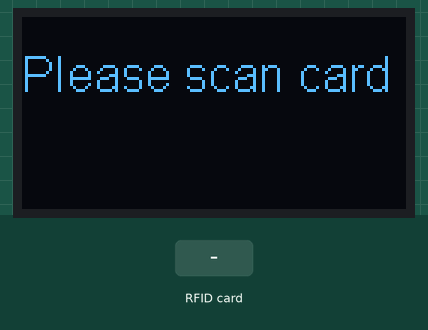
Recording of a program running on a simulated ESP8266 (NodeMCU). Parts: 128×64 one-colour display. Inputs (shaded band) come from the test bench. WiFi joins after 1.5 s; servers stay silent unless stated; network time is answered at once with the bench clock; the local clock reads 2024-03-15 10:24:30 at power-on unless the program sets it; the Firebase database answers and starts empty; what the program prints to the serial monitor is not drawn.

Above: at 3.2 s.
3.3 s: RFID card 5E 7A 19 C4 held to the reader
At 3.55 s:
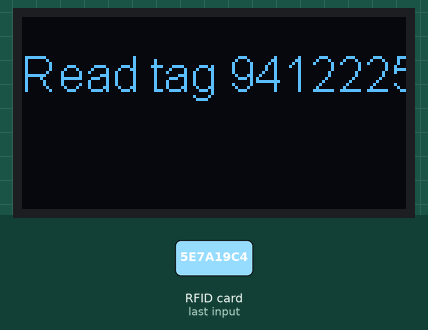
At 4.8 s:
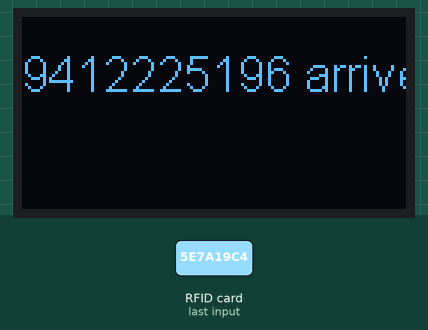
6.3 s: RFID card 5E 7A 19 C4 held to the reader
At 7.4 s:
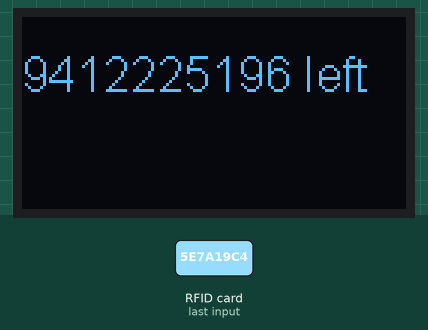
Timing chart, 0 to 9.3 s (numbered marks = the images above; inputs shaded):
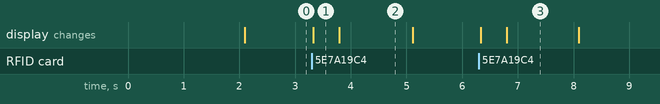

Measured:
- after the input at 3.3 s, the display: changes at once (image 1)
- after the input at 6.3 s, the display: first changes at once (image 3 shows a later state)
- what the display in image 1 shows lasts 0.5 s, from 3.3 s to 3.8 s
- what the display in image 2 shows lasts 1.3 s, from 3.8 s to 5.1 s

The program:

main.cpp
```cpp
// -- Arduino and std libraries
#include <Arduino.h>

// I2C
#include <Wire.h>
#include <SPI.h>
#include <addons/TokenHelper.h>
#include <addons/RTDBHelper.h>
// -- Hardware specific libraries
// Wifi
#include <NTPClient.h>
#include <DNSServer.h>
#include <ESP8266WiFi.h>
#include <MFRC522.h>
#include <WiFiManager.h>
#include "SSD1306Wire.h"
#include <Firebase.h>

constexpr uint8_t RST_PIN = D3;     // Configurable, see typical pin layout above
constexpr uint8_t SS_PIN = D4;     // Configurable, see typical pin layout above
MFRC522 rfid(SS_PIN, RST_PIN); // Instance of the class
MFRC522::MIFARE_Key key;
String tag;

/* 2. Define the API Key */
#define API_KEY "plsset"

/* 3. Define the RTDB URL */
#define DATABASE_URL "plsset"

/* 4. Define the user Email and password that alreadey registerd or added in your project */
#define USER_EMAIL "plsset"
#define USER_PASSWORD "plsset"


WiFiUDP ntpUDP;
NTPClient timeClient(ntpUDP);

// Define Firebase Data object
FirebaseData fbdo;
FirebaseAuth auth;
FirebaseConfig config;

bool taskCompleted = false;

// put function declarations here:
void init_bus_systems();
void init_ssd1306();
void initWiFi();
void print_ssd1306(const char* msg);
void print_ssd1306(String msg);
void handleRFID();
bool update_user_presence();
bool add_time_record(bool presence);

// -- WIFI
#define WIFI_SSID "plsset"
#define WIFI_KEY  "plsset"
// #define BUZZER_PIN D0

/*
 * -- GLOBAL VARS --
 */
WiFiClient espClient;
bool buttonArrivePressed = false;
bool buttonLeavePressed = false;

SSD1306Wire display(0x3c, SDA, SCL);

void setup() {
  // UART and I2C
  init_bus_systems();
  SPI.begin();

  init_ssd1306();
  Serial.println("initializing ..");
  print_ssd1306("initializing ..");

  // pinMode(BUZZER_PIN, OUTPUT);

  // Init MFRC522
  rfid.PCD_Init();

  initWiFi();
  timeClient.begin();

  Serial.printf("Firebase Client v%s\n\n", FIREBASE_CLIENT_VERSION);

  config.api_key = API_KEY;
  auth.user.email = USER_EMAIL;
  auth.user.password = USER_PASSWORD;

  /* Assign the RTDB URL (required) */
  config.database_url = DATABASE_URL;

  /* Assign the callback function for the long running token generation task */
  config.token_status_callback = tokenStatusCallback; // see addons/TokenHelper.h

  // Comment or pass false value when WiFi reconnection will control by your code or third party library e.g. WiFiManager
  Firebase.reconnectNetwork(true);

  // Since v4.4.x, BearSSL engine was used, the SSL buffer need to be set.
  // Large data transmission may require larger RX buffer, otherwise connection issue or data read time out can be occurred.
  fbdo.setBSSLBufferSize(4096 /* Rx buffer size in bytes from 512 - 16384 */, 1024 /* Tx buffer size in bytes from 512 - 16384 */);
  Firebase.begin(&config, &auth);
}

int j = 0;
void loop() {
  if (j % 100 == 0) {
    Serial.println("looping ..");
    print_ssd1306("Please scan card");
    timeClient.update();
    Serial.println(timeClient.getFormattedTime());
  }
  j++;

  if (rfid.PICC_IsNewCardPresent() && rfid.PICC_ReadCardSerial()) {
    tag = "";

    for (byte i = 0; i < 4; i++) {
      tag += rfid.uid.uidByte[i];
    }

    Serial.println("Read tag " + tag);
    print_ssd1306("Read tag " + tag);

    update_user_presence();

    rfid.PICC_HaltA();
    rfid.PCD_StopCrypto1();
  }
}


void rcloop() {
  if (j % 100 == 0) {
    Serial.println("looping ..");
    print_ssd1306("Pls scan card!");
    tag = "";
  }
  j++;

  if (tag != "") {
    Serial.println("tag is something");
  }

  if (!rfid.PICC_IsNewCardPresent()) {
    return;
  }

  if (rfid.PICC_ReadCardSerial()) {
    for (byte i = 0; i < 4; i++) {
      tag += rfid.uid.uidByte[i];
    }

    Serial.println(tag);

    print_ssd1306(tag);

    // tag = "";

    rfid.PICC_HaltA();
    rfid.PCD_StopCrypto1();
  }
}

// put function definitions here:
void initWiFi() {
  WiFi.mode(WIFI_STA);
  WiFi.begin(WIFI_SSID, WIFI_KEY);
  Serial.print("Connecting to WiFi ..");
  while (WiFi.status() != WL_CONNECTED) {
    Serial.print('.');
    delay(1000);
  }
  Serial.println(WiFi.localIP());
}

void init_bus_systems()
{
  Serial.begin(115200);
  Wire.begin(D2, D1);
}

void handleRFID() {
  return;
}


/********************************************************
 * -- SSD1306 --
 ********************************************************/
void init_ssd1306()
{
  // Initialising the UI will init the display too.
  display.init();
  display.flipScreenVertically();
  // display.setFont(ArialMT_Plain_10);
}

void print_ssd1306(const char* msg)
{
  // clear the display
  display.clear();

  display.setFont(ArialMT_Plain_16);
  display.setTextAlignment(TEXT_ALIGN_LEFT);

  String displine1 = String(msg);
  // String displine2 = "Temp: " + String(temp);

  display.drawString(0, 10, displine1);
  // display.drawString(0, 26, displine2);

  // write the buffer to the display
  display.display();
}

void print_ssd1306(String msg)
{
  // clear the display
  display.clear();

  display.setFont(ArialMT_Plain_16);
  display.setTextAlignment(TEXT_ALIGN_LEFT);

  String displine1 = msg;
  // String displine2 = "Temp: " + String(temp);

  display.drawString(0, 10, displine1);
  // display.drawString(0, 26, displine2);

  // write the buffer to the display
  display.display();
}

/********************************************************
 * -- FIREBASE FUNCTIONS --
 ********************************************************/
bool update_user_presence() {
  Serial.println("will update presence for tag " + tag);

  bool current_presence_status = true;
  if (Firebase.ready()) {
    Serial.println("firebase ready");

    String employee_path = "/employees/" + tag + "/presence";

    Firebase.getBool(fbdo, employee_path, &current_presence_status);
    Serial.println("read current presence" + current_presence_status);
    Firebase.setBool(fbdo, employee_path, !current_presence_status);

    add_time_record(!current_presence_status);

    // Serial.printf("Get shallow data... %s\n", Firebase.getShallowData(fbdo, "/") ? "ok" : fbdo.errorReason().c_str());

    // if (fbdo.httpCode() == FIREBASE_ERROR_HTTP_CODE_OK) {
    //   printResult(fbdo);
    // }
  }

  String msg;
  if (current_presence_status) {
    msg = " left";
  } else {
    msg = " arrived";
  }

  print_ssd1306(tag + msg);

  return true;
}


bool add_time_record(bool presence) {
  Serial.println("will add time record for tag " + tag + " with presence " + presence);

  if (Firebase.ready()) {
    FirebaseJson jsonData;

    timeClient.update();

    // Get the current time as a tm structure
    struct tm timeinfo;
    time_t rawtime = timeClient.getEpochTime();
    localtime_r(&rawtime, &timeinfo);

    // Format and print the date and time
    char date[11];
    sprintf(date, "%04d-%02d-%02d", timeinfo.tm_year + 1900, timeinfo.tm_mon + 1, timeinfo.tm_mday);

    char time[9];
    sprintf(time, "%02d:%02d:%02d", timeinfo.tm_hour, timeinfo.tm_min, timeinfo.tm_sec);

    jsonData.add("date", date);
    jsonData.add("time", time);
    jsonData.add("type", presence ? "arrive" : "leave");

    // Add the JSON object to the array under the specified path
    String path = "/timerecords/" + tag;
    if (Firebase.pushJSON(fbdo, path, jsonData)) {
      Serial.println("Data pushed to Firebase successfully!");
    } else {
      Serial.println("Failed to push data to Firebase.");
      // Serial.println("Error: " + firebaseData.errorReason());
    }
  }

  return true;
}
```
